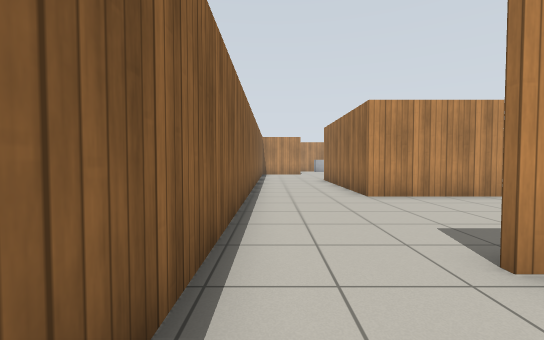
[1] (above)

23 first-person views from a walk through a world built for the Gazebo simulator. The camera is 0.94 m above the floor, tilts 2° down and sees 90° across. The floor is counted in squares, 1 m on a side. Each view is taken from the middle of a square. On the plan, view 1 faces up. The plan holds only what a view shows up to about 11 squares ahead; the rest is blank. Gazebo's built-in surfaces are drawn with simple patterns.

[2]
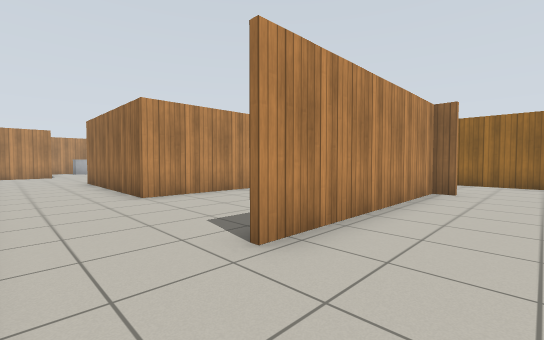

[3]
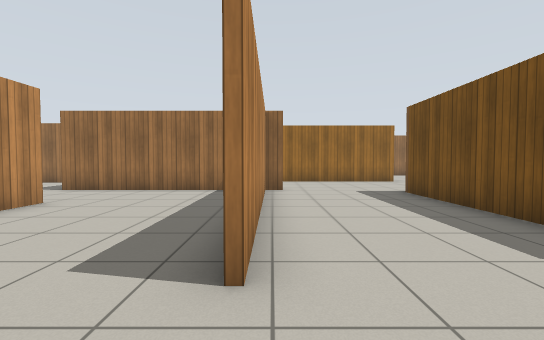

[4]
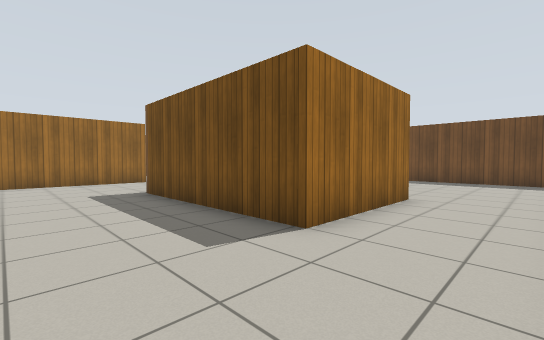

[5]
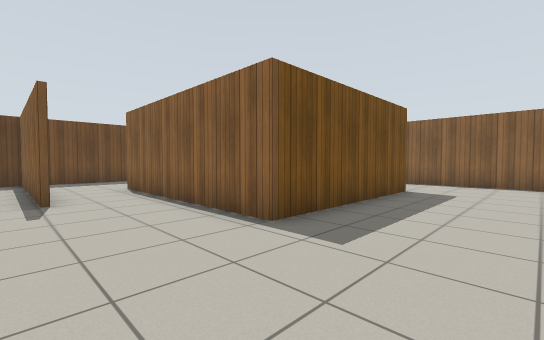

[6]
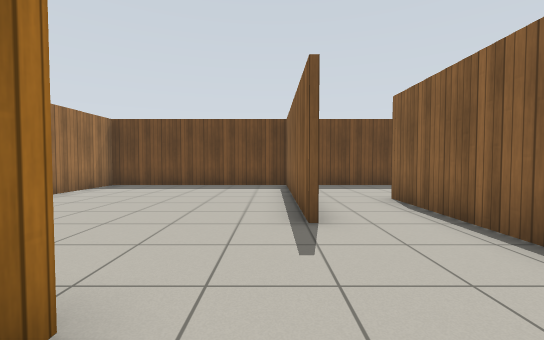

[7]
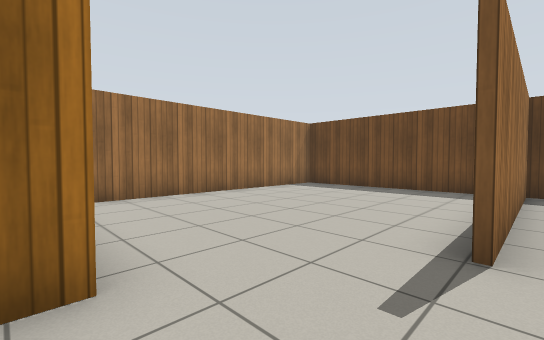

[8]
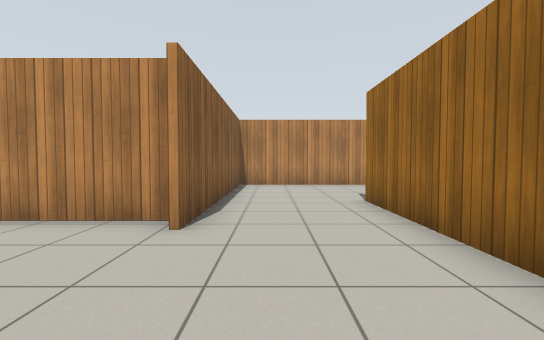

[9]
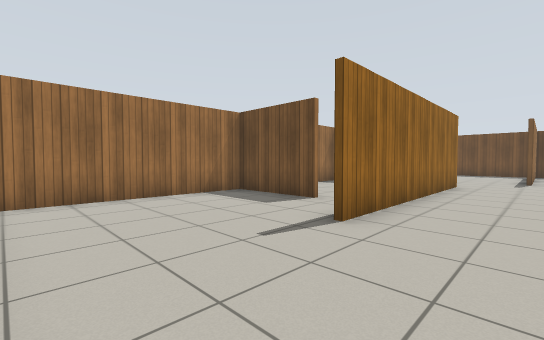

[10]
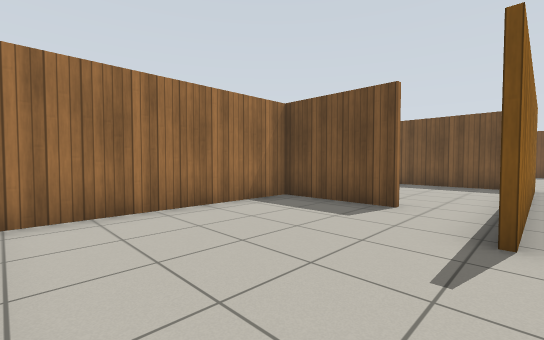

[11]
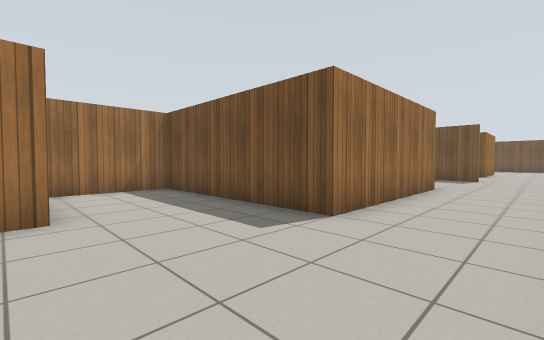

[12]
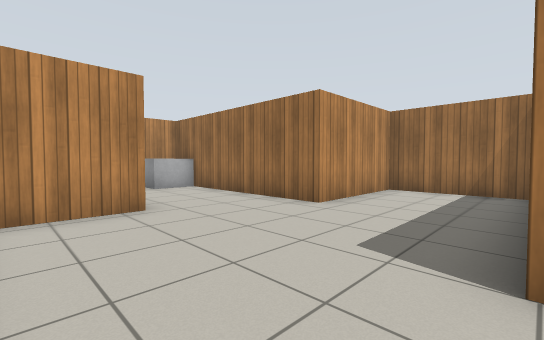

[13]
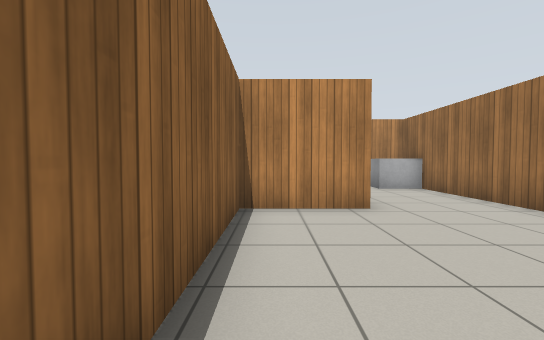

[14]
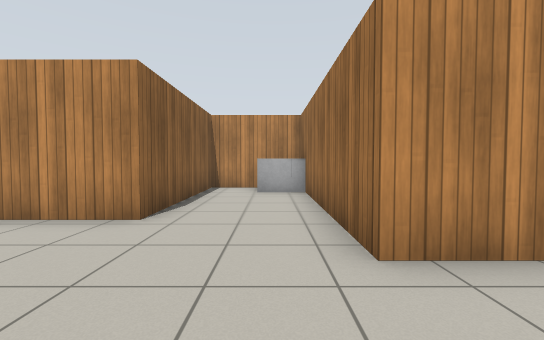

[15]
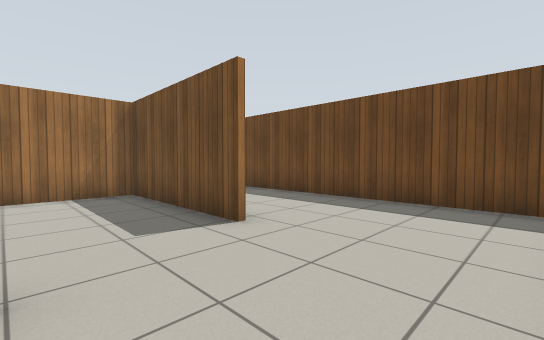

[16]
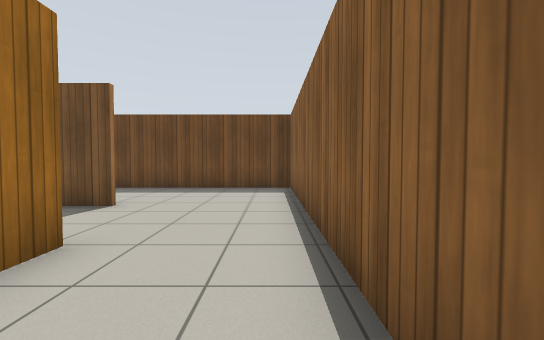

[17]
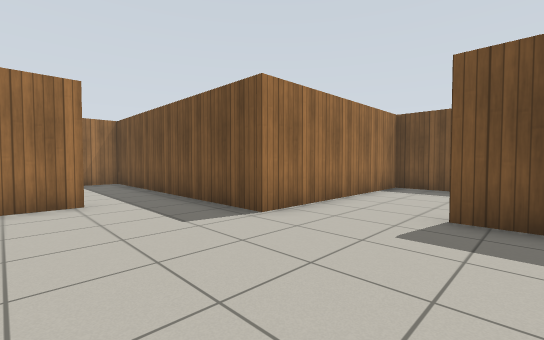

[18]
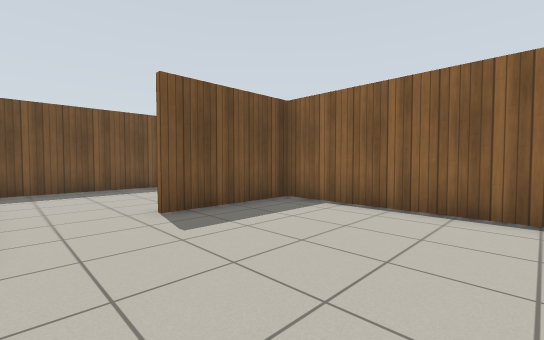

[19]
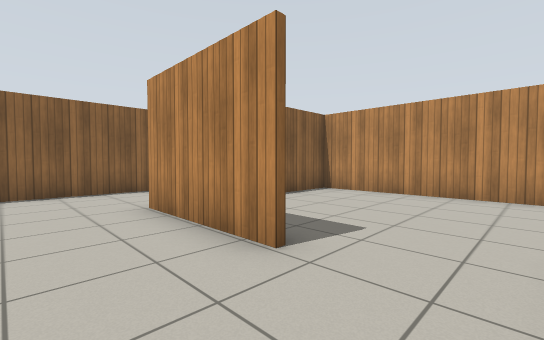

[20]
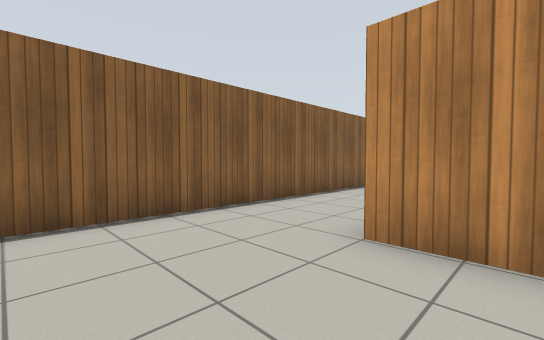

[21]
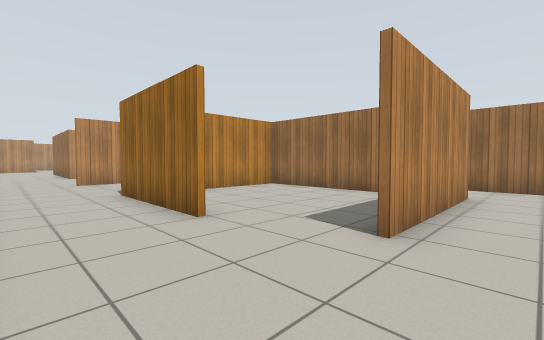

[22]
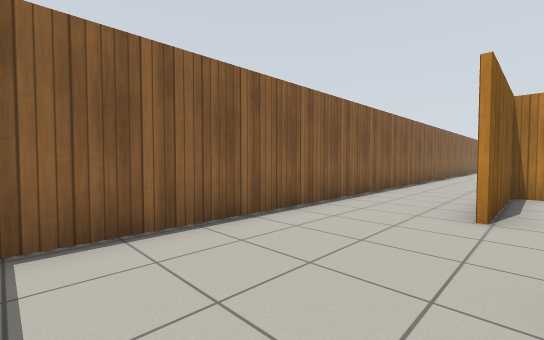

[23]
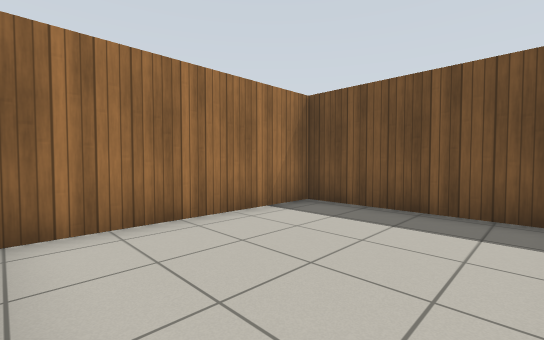

### Floor plan
Ten units are one square. View 1 is at (0, 0); x grows to the right and y downward. Boxes are objects, and circles mark ways between rooms. Rooms are numbered by the first view taken in them; rooms with no view inside come last. Other rooms are left out.
<svg viewBox="-11 -240 187 369">
<path fill="none" stroke="#000" d="M40 -24 86 -24M60 -71 25 -71 25 -131 88 -131 88 -165 50 -165 50 -225M86 -22 20 -22M86 -16 86 -87 115 -87M81 -129 26 -129 26 -72 60 -72M122 35 122 -5M23 60 23 20 80 20 80 87M104 60 104 124M103 94 103 60M101 123 171 123 171 44M36 -234 19 -234 19 -183 -6 -183 -6 56M140 -24 171 -24 171 -81M136 -85 88 -85 88 -16M122 -5 122 -44M32 86 79 86 79 21 47 21M80 87 32 87M-6 56 -6 123 101 123M31 21 24 21 24 60M103 124 103 94M129 33 171 33 171 -21"/>
<rect x="35" y="-235" width="10" height="20" fill="#bbb"><title>grey box</title></rect>
<rect x="45" y="-235" width="10" height="10" fill="#bbb"><title>grey box</title></rect>
<circle cx="105" cy="-15" r="3" fill="#2a7"/>
<circle cx="5" cy="50" r="3" fill="#2a7"/>
<circle cx="90" cy="90" r="3" fill="#2a7"/>
<circle cx="135" cy="-20" r="3" fill="#2a7"/>
<text x="60" y="-40">1</text>
<text x="130" y="-50">2</text>
<text x="40" y="80">3</text>
<text x="140" y="0">4</text>
</svg>
Room 1 opens to room 2. Room 1 opens to room 3. Room 2 opens to room 4.

Where each view was taken, in squares from view 1:
view 1: 0 up, 0 right, facing up
view 2: 0 up, 0 right, facing up-right
view 3: 2 up, 0 right, facing right
view 4: 1 up, 0 right, facing down-right
view 5: 1 up, 11 right, facing down-left
view 6: 2 down, 11 right, facing down
view 7: 3 down, 10 right, facing down-right
view 8: 2 down, 10 right, facing up
view 9: 8 up, 10 right, facing down-right
view 10: 8 up, 12 right, facing down-right
view 11: 17 up, 0 right, facing down-right
view 12: 13 up, 0 right, facing up-right
view 13: 13 up, 0 right, facing up
view 14: 14 up, 4 right, facing up
view 15: 6 down, 0 right, facing down-right
view 16: 3 down, 0 right, facing down
view 17: 12 up, 5 right, facing down-right
view 18: 12 up, 8 right, facing down-left
view 19: 5 up, 8 right, facing up-left
view 20: 4 up, 4 right, facing up-left
view 21: 10 down, 0 right, facing up-right
view 22: 11 down, 3 right, facing up-left
view 23: 2 up, 13 right, facing down-right
